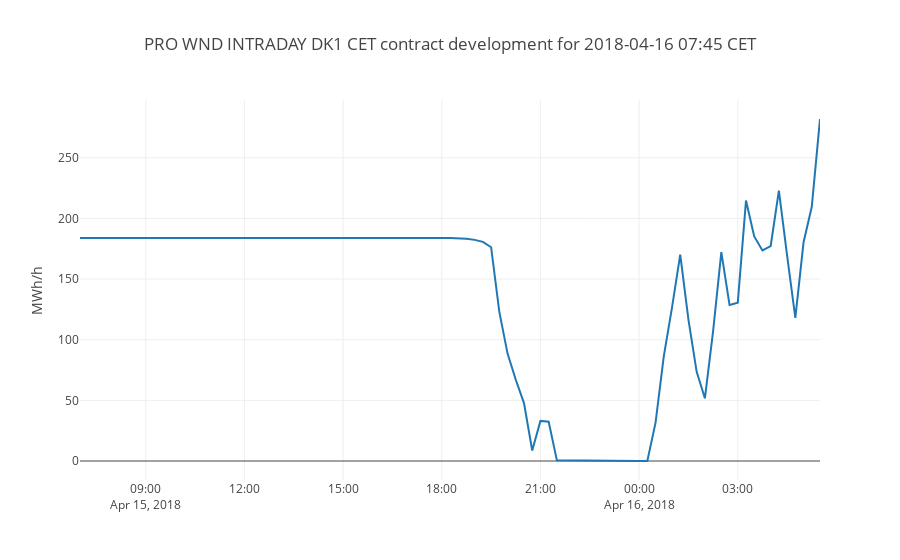

The code cell stored with this chart in its notebook:
### Code cell
curve = intraday_curves[0]
latest_instance = curve.get_latest(with_data=False)
issue_date_str = latest_instance.issue_date
issue_date = latest_instance.tz.localize(
    datetime.strptime(latest_instance.issue_date, 
                      "%Y-%m-%dT%H:%M:%SZ"))
value_date = issue_date + timedelta(minutes=15)
index = []
values = []
forecast_exists = True
while forecast_exists:
    ts = curve.get_instance(issue_date=issue_date)
    try:
        ts = curve.get_instance(issue_date=issue_date).to_pandas()
        values.append(ts[value_date])
        index.append(issue_date)
        issue_date = issue_date - timedelta(minutes=15)
    except:
        forecast_exists = False
    
fig = tls.make_subplots(rows=1, cols=1, shared_xaxes=True)
fig.append_trace({'x': index, 'y': values, 'type': 'scatter'}, 1, 1)

fig['layout'].update(yaxis=dict(title=curve.unit))    

title = ' '.join([' '.join(curve.categories), 
                  curve.area, 
                  curve.time_zone, 
                  'contract development for', 
                  value_date.strftime("%Y-%m-%d %H:%M"), 
                  str(value_date.tzinfo)])
fig['layout'].update(title=title)
offline.iplot(fig)
